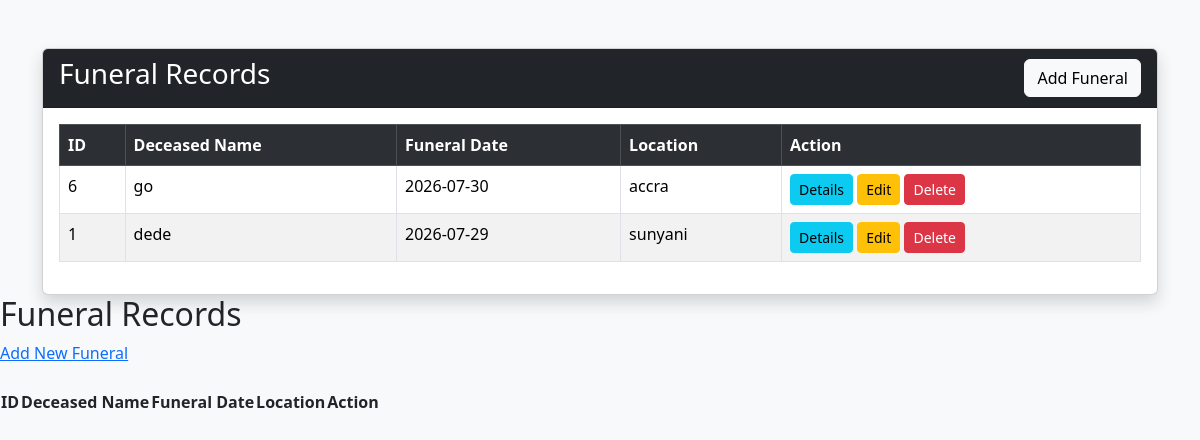
The page /pages/funerals/view_funeral.php on the database its author committed.
### tables this page shows
CREATE TABLE funerals (
    id INT NOT NULL AUTO_INCREMENT,
    deceased_name VARCHAR(100) NOT NULL,
    funeral_date DATE NOT NULL,
    location VARCHAR(100) DEFAULT NULL,
    created_at TIMESTAMP DEFAULT CURRENT_TIMESTAMP,
    PRIMARY KEY (id)
);

### pages/funerals/view_funeral.php (the view, shortened to what this page needs)
<?php
include "../../includes/connection.php";
$query = "SELECT * FROM funerals ORDER BY id DESC";
$result = mysqli_query($conn, $query);
?>
<!DOCTYPE html>
<html>
<head>
<link href="https://cdn.jsdelivr.net/npm/bootstrap@5.3.3/dist/css/bootstrap.min.css" rel="stylesheet">
</head>
<body class="bg-light">
<div class="container mt-5">
<div class="card shadow">
<div class="card-header bg-dark text-white d-flex justify-content-between align-items-center">
<h3>
Funeral Records
</h3>
<a href="add_funeral.php"
class="btn btn-light">
Add Funeral
</a>
</div>
<div class="card-body">
<div class="table-responsive">
<table class="table table-bordered table-striped">
<tr class="table-dark">
<th>ID</th>
<th>Deceased Name</th>
<th>Funeral Date</th>
<th>Location</th>
<th>Action</th>
</tr>
<?php while($row=mysqli_fetch_assoc($result)){ ?>
<tr>
<td>
<?php echo $row['id']; ?>
</td>
<td>
<?php echo $row['deceased_name']; ?>
</td>
<td>
<?php echo $row['funeral_date']; ?>
</td>
<td>
<?php echo $row['location']; ?>
</td>
<td>
<a href="funeral_details.php?id=<?php echo $row['id']; ?>"
class="btn btn-info btn-sm">
Details
</a>
<a href="edit_funeral.php?id=<?php echo $row['id']; ?>"
class="btn btn-warning btn-sm">
Edit
</a>
<a href="delete_funeral.php?id=<?php echo $row['id']; ?>"
class="btn btn-danger btn-sm"
onclick="return confirm('Delete this funeral?');">
Delete
</a>
</td>
</tr>
<?php } ?>
</table>
</div>
</div>
</div>
</div>
</body>
</html>
<body>
<h2>
Funeral Records
</h2>
<a href="add_funeral.php">
Add New Funeral
</a>
<br><br>
<table>
<tr>
<th>ID</th>
<th>Deceased Name</th>
<th>Funeral Date</th>
<th>Location</th>
<th>Action</th>
</tr>
</table>
</body>
</html>

### rows shown on the page
funerals: id "6", deceased_name "go", funeral_date "2026-07-30", location "accra"
funerals: id "1", deceased_name "dede", funeral_date "2026-07-29", location "sunyani"
